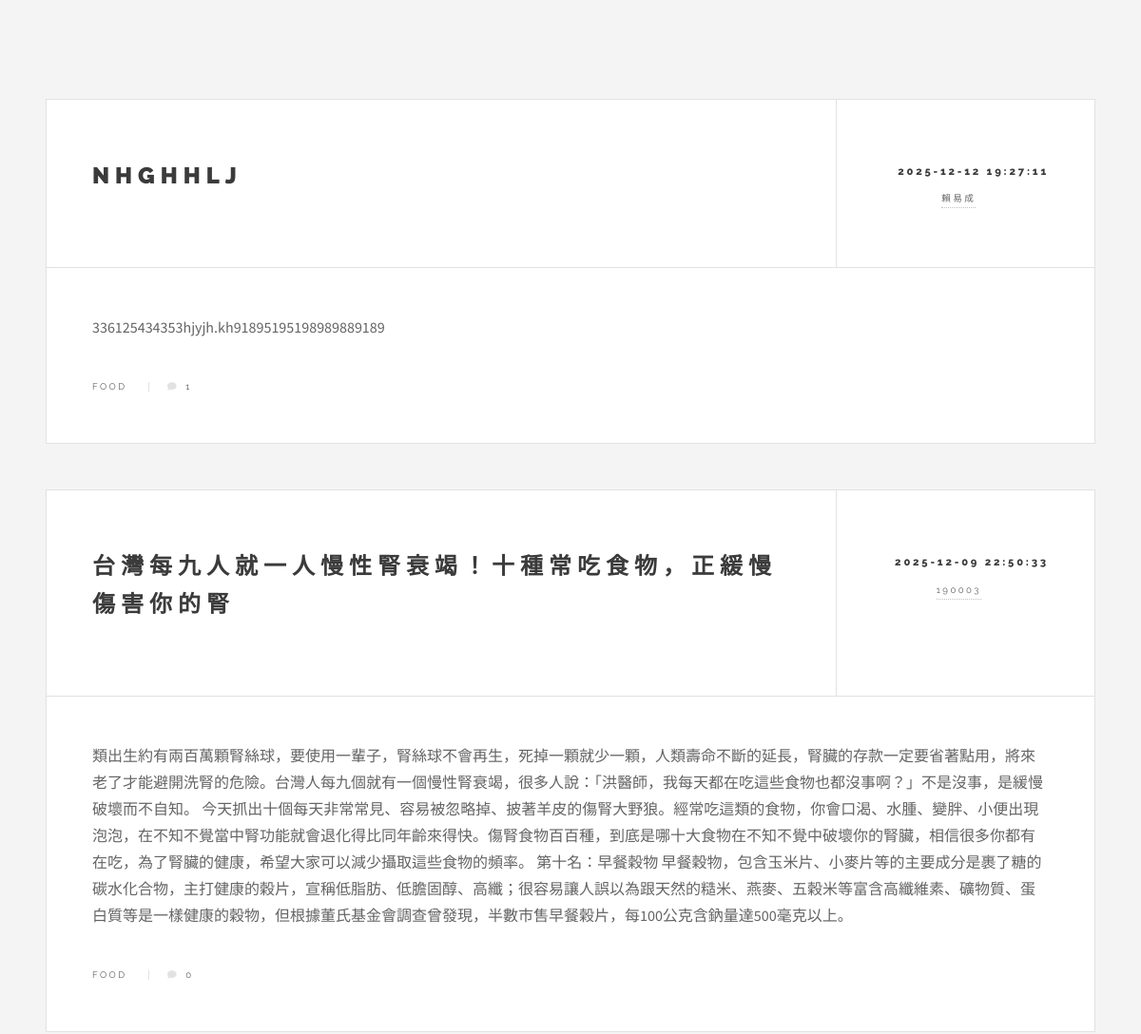
The page /category?category_name=Food (upper part) on the database as committed earlier.
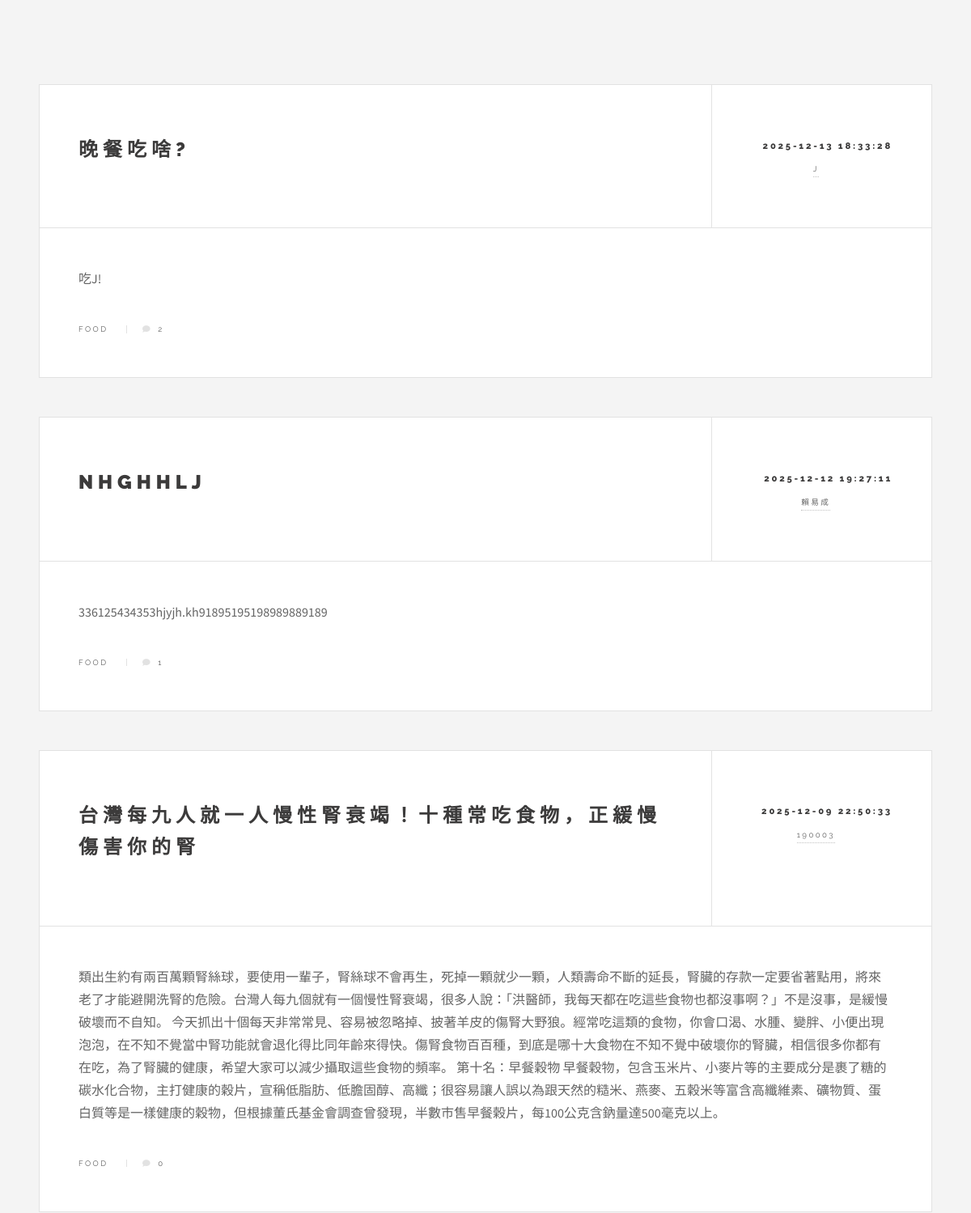
The same page on the database as committed later.
### tables this page shows
CREATE TABLE data (id INTEGER PRIMARY KEY, title TEXT NOT NULL, content TEXT NOT NULL, author TEXT NOT NULL, time TEXT NOT NULL, category TEXT NOT NULL);

### main.py (the view)
@app.route('/category')
def category_posts():
    category_name = request.args.get('category_name')
    articles = get_articles_by_category(category_name)
    current_username = session.get('username')
    articles_with_count = []
    for article in articles:
        article_id = article[0]
        comment_count = get_comment_count_by_article_id(article_id)
        article_list = list(article)
        article_list.append(comment_count)
        articles_with_count.append(tuple(article_list))
    return render_template('category.html',articles=articles_with_count, username=current_username)

### main.py (called while the page is built)
def get_articles_by_category(category_name):
    conn = sqlite3.connect(DB_PATH)
    cursor = conn.cursor()
    query = 'SELECT id, title, content, author, time, category FROM data WHERE category = ? ORDER BY time DESC'
    cursor.execute(query, (category_name,))
    articles = cursor.fetchall()
    conn.close()
    return articles

def get_comment_count_by_article_id(article_id):
    conn = sqlite3.connect(DB_PATH)
    cursor = conn.cursor()
    query = "SELECT COUNT(content_id) FROM comment WHERE data_id = ?"
    cursor.execute(query, (article_id,))
    count = cursor.fetchone()[0]
    conn.close()
    return count

### templates/category.html (shortened to what this page needs)
<!DOCTYPE HTML>
<html>
	<head>
		<link rel="stylesheet" href="{{ url_for('static', filename='assets/css/main.css') }}" />
	</head>
	<body class="is-preload">
			<div id="wrapper">
				<div id="main">
        			{% if articles %}
   					{% for article in articles %}
        			<article class="post">
            			<header>
                			<div class="title">
                    			<a href="{{ url_for('single_posts', article_id=article[0]) }}"><h2 class="article-content">{{ article[1] }}</h2></a>
                			</div>
                			<div class="meta">
                    			<time class="published" datetime="{{ article[4] }}">{{ article[4] }}</time>
                    			<a href="{{ url_for('author_posts', author_name=article[3]) }}" class="author"><span class="name">{{ article[3] }}</span></a>
                			</div>
            			</header>
            			<p class="article-content">{{ article[2] | safe }}</p>
            			<footer>
							<ul class="stats">
								<li>{{ article[5] }}</li>
								<li><a href="{{ url_for('single_posts', article_id=article[0]) }}" class="icon solid fa-comment">{{ article[6] }}</a></li>
							</ul>
            			</footer>
        			</article>
    				{% endfor %}
					{% else %}
    				<p>此分類下目前沒有文章。</p>
					{% endif %}
    			</div>
			</div>
	</body>
</html>

Rows that differ between the two databases and show on the page:
added data: title "晚餐吃啥?", time "2025-12-13 18:33:28", author "J", content "吃J!", category "FOOD", article "2"
